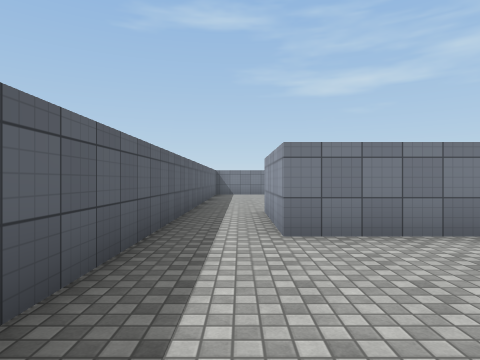
View 1 (above)

16 first-person views from a walk through a scene from a Unity 3-D project. The camera is 1.4 m above the floor, looks level and sees 75° across. The floor is counted in squares, 2 m on a side. Each view is taken from the middle of a square. On the plan, view 1 faces up. The plan holds only what a view shows up to about 10 squares ahead; the rest is blank. The player is left out. Surface patterns are stand-ins for the level's own textures.

View 2
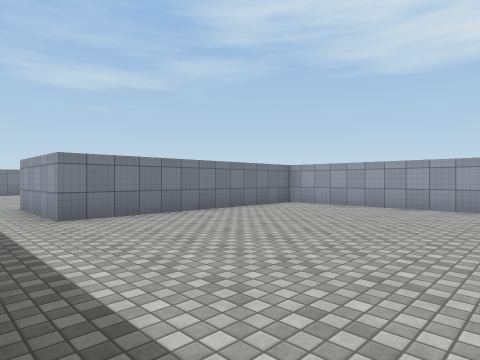

View 3
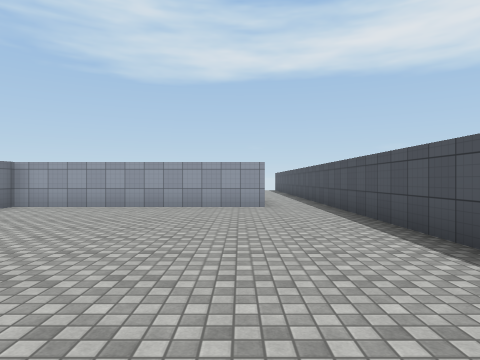

View 4
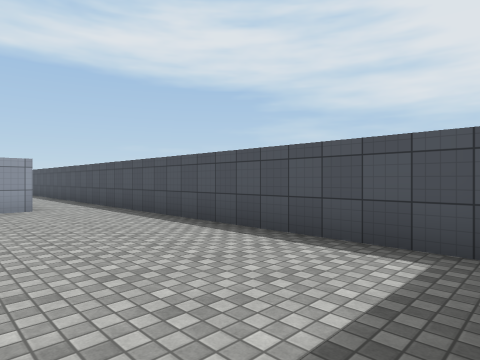

View 5
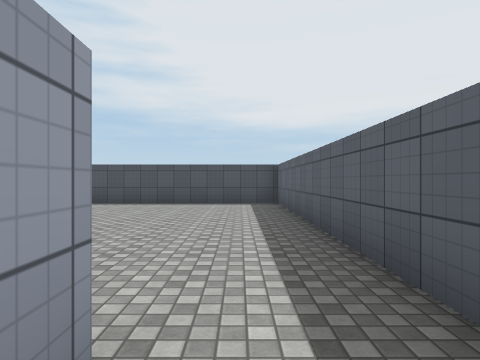

View 6
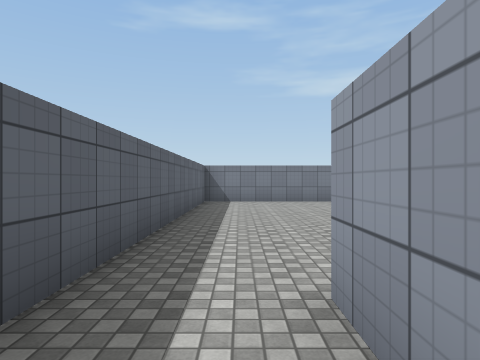

View 7
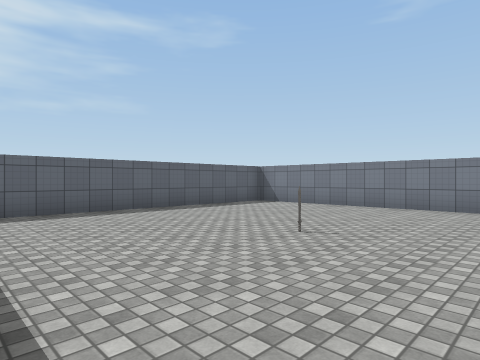

View 8
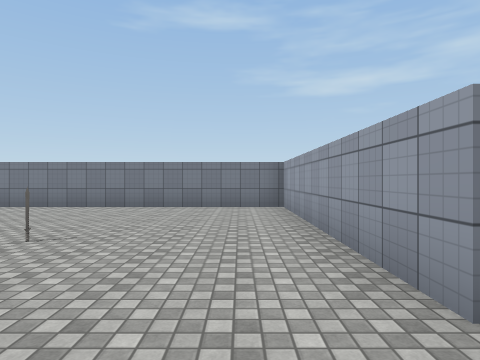

View 9
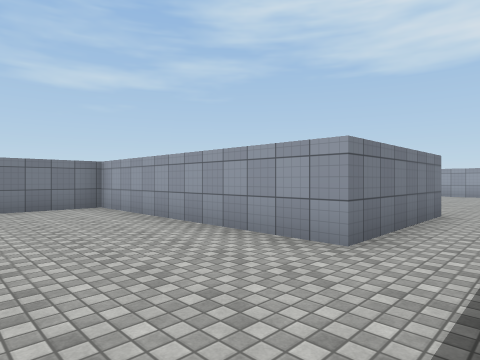

View 10
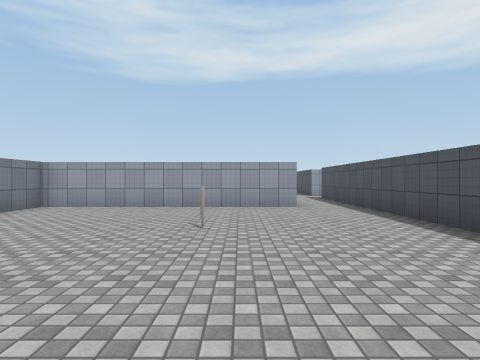

View 11
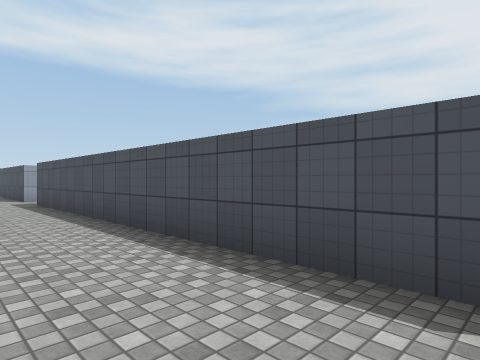

View 12
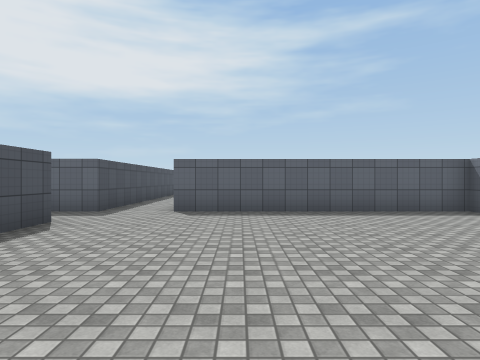

View 13
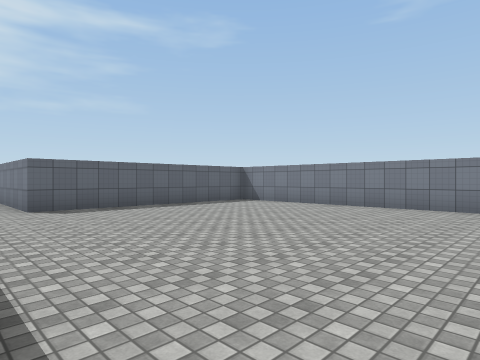

View 14
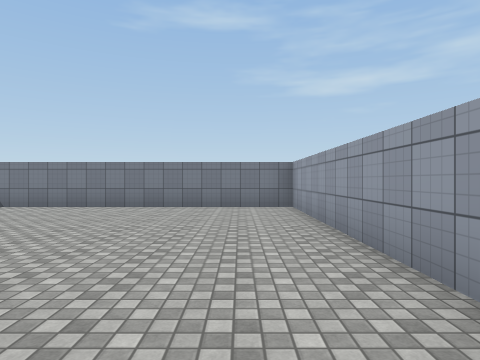

View 15
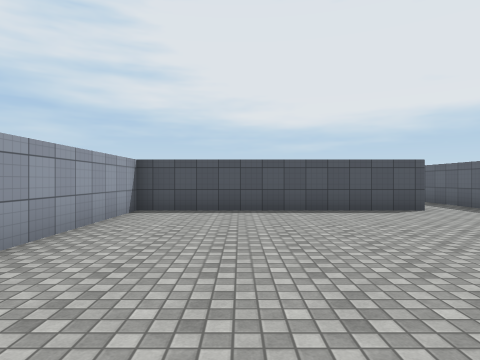

View 16
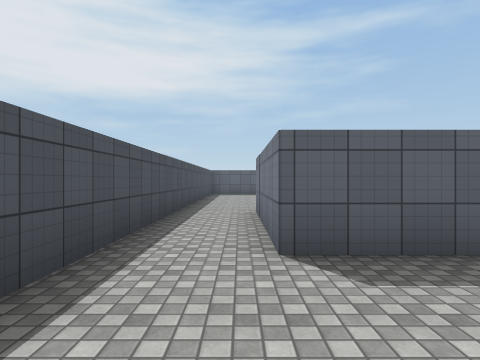

### Floor plan
Ten units are one square. View 1 is at (0, 0); x grows to the right and y downward. Boxes are objects, and circles mark ways between rooms. Rooms are numbered by the first view taken in them; rooms with no view inside come last. Other rooms are left out.
<svg viewBox="-16 -156 215 205">
<path fill="none" stroke="#000" d="M71 26 71 -39 5 -39M-11 -35 -11 44 65 44M12 -68 64 -68M71 -85 71 -151 -3 -151M-11 -149 -11 -35M5 -39 5 -69M127 -68 194 -68 194 -151 111 -151 111 -85 71 -85M64 -68 111 -68 111 -40M111 8 111 26 71 26M65 44 122 44"/>
<rect x="35" y="-115" width="10" height="10" fill="#bbb"><title>other object</title></rect>
<circle cx="-5" cy="-40" r="3" fill="#2a7"/>
<circle cx="70" cy="35" r="3" fill="#2a7"/>
<circle cx="70" cy="-75" r="3" fill="#2a7"/>
<text x="30" y="0">1</text>
<text x="30" y="-100">2</text>
<text x="150" y="-100">3</text>
<text x="150" y="10">4</text>
</svg>
Room 1 opens to room 2. Room 1 opens to room 4. Room 2 opens to room 3.

Where each view was taken, in squares from view 1:
view 1: 0 up, 0 right, facing up
view 2: 2 down, 1 left, facing up-right
view 3: 2 down, 1 left, facing right
view 4: 1 down, 1 left, facing down-right
view 5: 5 up, 0 right, facing down
view 6: 5 up, 0 right, facing up
view 7: 7 up, 6 right, facing up-left
view 8: 7 up, 6 right, facing up
view 9: 7 up, 4 right, facing up-right
view 10: 10 up, 1 left, facing right
view 11: 9 up, 1 right, facing down-right
view 12: 10 up, 18 right, facing left
view 13: 7 up, 19 right, facing up-left
view 14: 7 up, 18 right, facing up
view 15: 14 up, 17 right, facing down
view 16: 3 down, 14 right, facing left
